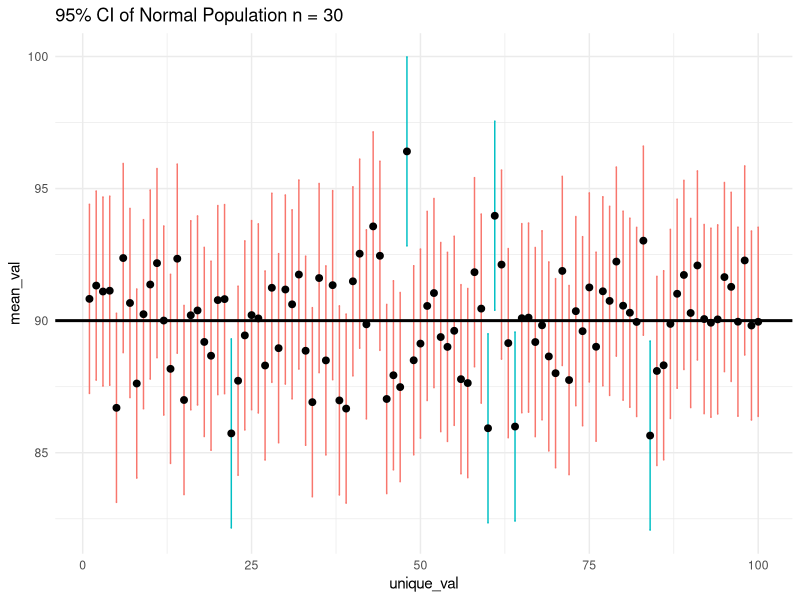

Here is the R script that generated this plot:

# ggplot
library(ggplot2)

# Bayesian Approach 95% CI

set.seed(1)

n_sim <- 100
mu <- 90
CI_P <- 0.95
SD <- 10
n <- 30

result <- data.frame(unique_val = rep(1:n_sim),
                     mean_val = rep(NA,n_sim),
                     lower = rep(NA, n_sim),
                     upper = rep(NA,n_sim)
                     ) 

for (i in 1:n_sim) {
  
  # Generate 100 Samples of size n = 30
  norm_dist <- rnorm(n,mean = mu,sd = SD)
  
  # Get 95% CI and Mean
  mean_norm <- mean(norm_dist)
  lower_conf_int <- mean_norm - ((1.96) * (SD/sqrt(n)))
  upper_conf_int <- mean_norm + ((1.96) * (SD/sqrt(n)))
  
  # Get the Lower and Upper and put it in the result dataframe
  result$mean_val[i] <- mean_norm
  result$lower[i] <- lower_conf_int
  result$upper[i] <- upper_conf_int
  
  
}

ggplot(result, mapping = aes(x = unique_val, y = mean_val, ymin = lower , ymax = upper)) +
  geom_errorbar(aes(color = ifelse(lower > 90 | upper < 90,"red","black")),width=0.2) + 
  geom_point(size=2) + geom_hline(yintercept = 90, size = 1) + theme_minimal() + theme(legend.position = "none") + ggtitle( "95% CI of Normal Population n = 30") 
